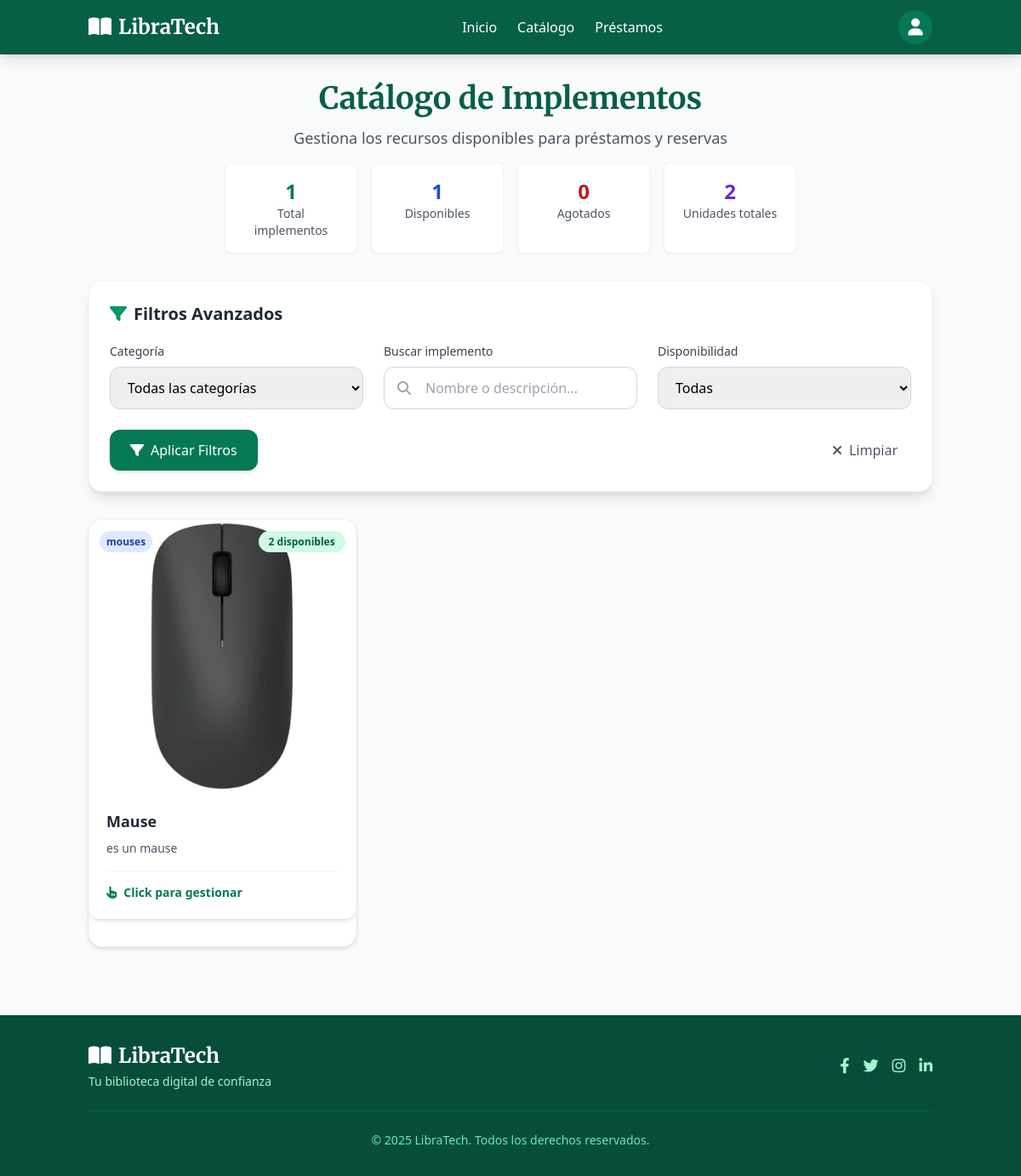
The page /catalogo/catalogo (signed in) on the database its author committed.
### tables this page shows
CREATE TABLE catalogo (
                id INTEGER PRIMARY KEY AUTOINCREMENT,
                implemento TEXT NOT NULL,
                descripcion TEXT NOT NULL,
                disponibilidad INTEGER NOT NULL,
                imagen_url TEXT,
                categoria TEXT,
                created_at TIMESTAMP DEFAULT CURRENT_TIMESTAMP
            );

### routes/catalogo.py (the view, shortened to what this page needs)
@catalogo_bp.route('/catalogo', methods=['GET', 'POST'])
@login_required
def catalogo():
    conn = get_db_connection()
    catalogo_items = conn.execute('SELECT * FROM catalogo ORDER BY implemento').fetchall()
    conn.close()
    return render_template('views/catalogo.html', catalogo=catalogo_items)

### app.py (called while the page is built)
@app.context_processor
def inject_user():
    return dict(
        current_user={
            'id': session.get('user_id'),
            'nombre': session.get('user_nombre'),
            'email': session.get('user_email'),
            'is_authenticated': 'user_id' in session
        }
    )

### routes/login.py (called while the page is built)
def login_required(view):
    from functools import wraps
    @wraps(view)
    def wrapped_view(*args, **kwargs):
        if 'user_id' not in session:
            flash('Por favor, inicie sesión para acceder a esta página', 'error')
            return redirect(url_for('login.login'))
        return view(*args, **kwargs)
    return wrapped_view

### utils/db.py (called while the page is built)
def get_db_connection():
    conn = sqlite3.connect('models/database.db')
    conn.row_factory = sqlite3.Row
    return conn

### templates/views/catalogo.html (shortened to what this page needs)
{% extends "base.html" %}
{% block content %}
<main class="container mx-auto px-4 py-8">
    <div class="text-center mb-8">
        <h1 class="text-4xl font-serif font-bold text-green-800 mb-3">Catálogo de Implementos</h1>
        <p class="text-gray-600 text-lg mb-4">Gestiona los recursos disponibles para préstamos y reservas</p>
        <div class="grid grid-cols-2 md:grid-cols-4 gap-4 max-w-2xl mx-auto">
            <div class="bg-white p-4 rounded-lg shadow-sm border border-gray-100">
                <div class="text-2xl font-bold text-green-700">{{ catalogo|length }}</div>
                <div class="text-sm text-gray-600">Total implementos</div>
            </div>
            <div class="bg-white p-4 rounded-lg shadow-sm border border-gray-100">
                <div class="text-2xl font-bold text-blue-700">
                    {{ catalogo|selectattr('disponibilidad', 'gt', 0)|list|length }}
                </div>
                <div class="text-sm text-gray-600">Disponibles</div>
            </div>
            <div class="bg-white p-4 rounded-lg shadow-sm border border-gray-100">
                <div class="text-2xl font-bold text-red-700">
                    {{ catalogo|selectattr('disponibilidad', 'eq', 0)|list|length }}
                </div>
                <div class="text-sm text-gray-600">Agotados</div>
            </div>
            <div class="bg-white p-4 rounded-lg shadow-sm border border-gray-100">
                <div class="text-2xl font-bold text-purple-700">
                    {{ catalogo|map(attribute='disponibilidad')|sum }}
                </div>
                <div class="text-sm text-gray-600">Unidades totales</div>
            </div>
        </div>
    </div>
    <form action="{{ url_for('catalogo.filtrar_catalogo') }}" method="get"
          class="bg-white p-6 rounded-2xl shadow-lg mb-8 border border-gray-100">
        <h2 class="text-xl font-bold text-gray-800 mb-5 flex items-center">
            <i class="fas fa-filter mr-2 text-green-600"></i> Filtros Avanzados
        </h2>
        <div class="grid grid-cols-1 md:grid-cols-3 gap-6">
            <div>
                <label class="block text-sm font-medium text-gray-700 mb-2">Categoría</label>
                <select name="categoria"
                        class="w-full px-4 py-3 border border-gray-300 rounded-xl focus:ring-2 focus:ring-green-600 focus:border-transparent transition">
                    <option value="">Todas las categorías</option>
                </select>
            </div>
            <div>
                <label class="block text-sm font-medium text-gray-700 mb-2">Buscar implemento</label>
                <div class="relative">
                    <i class="fas fa-search absolute left-4 top-1/2 transform -translate-y-1/2 text-gray-400"></i>
                    <input type="text" name="filtro" value="{{ request.args.get('filtro', '') }}"
                           placeholder="Nombre o descripción..."
                           class="w-full px-4 py-3 pl-12 border border-gray-300 rounded-xl focus:ring-2 focus:ring-green-600 focus:border-transparent transition">
                </div>
            </div>
            <div>
                <label class="block text-sm font-medium text-gray-700 mb-2">Disponibilidad</label>
                <select name="disponibilidad"
                        class="w-full px-4 py-3 border border-gray-300 rounded-xl focus:ring-2 focus:ring-green-600 focus:border-transparent transition">
                    <option value="">Todas</option>
                </select>
            </div>
        </div>
        <div class="flex justify-between items-center mt-6">
            <button type="submit"
                    class="px-6 py-3 bg-green-700 text-white rounded-xl hover:bg-green-600 transition flex items-center shadow-md hover:shadow-lg">
                <i class="fas fa-filter mr-2"></i> Aplicar Filtros
            </button>
            <a href="{{ url_for('catalogo.catalogo') }}"
               class="px-4 py-2 text-gray-600 hover:text-gray-800 transition flex items-center">
                <i class="fas fa-times mr-2"></i> Limpiar
            </a>
        </div>
    </form>
    <div class="grid grid-cols-1 md:grid-cols-2 lg:grid-cols-3 xl:grid-cols-4 gap-6">
        {% for item in catalogo %}
        <div x-data="{ open: false, action: '', loading: false }" class="group">
            <div class="bg-white rounded-2xl shadow-md hover:shadow-xl transition cursor-pointer overflow-hidden h-full flex flex-col border border-gray-100 group-hover:border-green-200"
                 @click="if(!loading) { open = true; action = '' }">
        <div class="bg-white rounded-xl shadow-md overflow-hidden image-container mb-8">
            <div class="h-64 md:h-80 relative flex items-center justify-center overflow-hidden">
                <img
                    src="{{ url_for('static', filename=(('uploads/' + item.imagen_url) if item.imagen_url else 'img/default.jpg')) }}"
                    alt="{{ item.implemento }}"
                    class="w-full h-full object-cover object-center"
                    onerror="this.src='https://via.placeholder.com/400x300/eff6ff/0ea5e9?text=Imagen+No+Disponible'"
                >
                    <div class="absolute top-3 right-3">
                        <span class="px-3 py-1 rounded-full text-xs font-semibold
                            {% if item['disponibilidad'] > 0 %}
                                bg-green-100 text-green-800
                            {% else %}
                                bg-red-100 text-red-800
                            {% endif %}">
                            {% if item['disponibilidad'] > 0 %}
                                {{ item['disponibilidad'] }} disponible{% if item['disponibilidad'] > 1 %}s{% endif %}
                            {% else %}
                                Agotado
                            {% endif %}
                        </span>
                    </div>
                    <div class="absolute top-3 left-3">
                        <span class="px-2 py-1 rounded-full text-xs font-semibold bg-blue-100 text-blue-800">
                            {{ item['categoria'] }}
                        </span>
                    </div>
                </div>
                <div class="p-5 flex-1 flex flex-col">
                    <h3 class="font-bold text-lg mb-2 text-gray-800 line-clamp-1">{{ item['implemento'] }}</h3>
                    <p class="text-gray-600 text-sm mb-4 flex-1 line-clamp-2">{{ item['descripcion'] }}</p>
                    <div class="mt-auto pt-3 border-t border-gray-100">
                        <span class="inline-flex items-center text-sm text-green-700 font-semibold">
                            <i class="fas fa-hand-pointer mr-2"></i>Click para gestionar
                        </span>
                    </div>
                </div>
            </div>
        </div>
        {% endfor %}
    </div>
</main>
{% endblock %}

### templates/base.html (shortened to what this page needs)
<!DOCTYPE html>
<html lang="es">
<head>
    <link href="https://cdn.jsdelivr.net/npm/tailwindcss@2.2.19/dist/tailwind.min.css" rel="stylesheet">
    <link rel="stylesheet" href="{{url_for('static', filename='styles.css')}}">
    <link rel="stylesheet" href="https://cdnjs.cloudflare.com/ajax/libs/font-awesome/6.4.0/css/all.min.css">
</head>
<body class="font-sans bg-gray-50" >
    <header class="bg-green-800 text-white shadow-lg">
        <nav class="container mx-auto px-4 py-3 flex justify-between items-center">
            <div class="flex items-center">
                <div class="text-2xl font-bold font-serif mr-2">
                    <i class="fas fa-book-open mr-2"></i><a href="/">LibraTech</a>
                </div>
            </div>
            <div class="hidden md:flex space-x-6">
                <a href="/" class="hover:text-green-200 transition duration-300">Inicio</a>
                <a href="{{url_for('catalogo.catalogo')}}" class="hover:text-green-200 transition duration-300">Catálogo</a>
                <a href="{{url_for('prestamos.prestamos')}}" class="hover:text-green-200 transition duration-300">Préstamos</a>
            </div>
            <div class="relative" x-data="{ open: false }">
                <button @click="open = true" class="flex items-center focus:outline-none">
                    <div class="w-10 h-10 rounded-full bg-green-700 flex items-center justify-center">
                        <i class="fas fa-user text-xl"></i>
                    </div>
                </button>
            </div>
        </nav>
    </header>
    {% block content %}
    {% endblock %}
    <footer class="bg-green-900 text-white py-8 mt-12">
        <div class="container mx-auto px-4">
            <div class="flex flex-col md:flex-row justify-between items-center">
                <div class="mb-4 md:mb-0">
                    <div class="text-2xl font-bold font-serif">
                        <i class="fas fa-book-open mr-2"></i>LibraTech
                    </div>
                    <p class="text-green-200 text-sm mt-1">Tu biblioteca digital de confianza</p>
                </div>
                <div class="flex space-x-4">
                    <a href="#" class="text-green-200 hover:text-white transition duration-300">
                        <i class="fab fa-facebook-f text-lg"></i>
                    </a>
                    <a href="#" class="text-green-200 hover:text-white transition duration-300">
                        <i class="fab fa-twitter text-lg"></i>
                    </a>
                    <a href="#" class="text-green-200 hover:text-white transition duration-300">
                        <i class="fab fa-instagram text-lg"></i>
                    </a>
                    <a href="#" class="text-green-200 hover:text-white transition duration-300">
                        <i class="fab fa-linkedin-in text-lg"></i>
                    </a>
                </div>
            </div>
            <div class="border-t border-green-800 mt-6 pt-6 text-sm text-center text-green-300">
                <p>© 2025 LibraTech. Todos los derechos reservados.</p>
            </div>
        </div>
    </footer>
</body>
</html>

### static/styles.css (style rules this page uses)
body { font-family: 'Open Sans', sans-serif; }
.font-serif { font-family: 'Merriweather', serif; }
a, button { transition: all 0.3s ease; }
.shadow-md { box-shadow: 0 4px 6px rgba(0, 0, 0, 0.05), 0 1px 3px rgba(0, 0, 0, 0.1); }
.shadow-lg { box-shadow: 0 10px 15px -3px rgba(0, 0, 0, 0.1), 0 4px 6px -2px rgba(0, 0, 0, 0.05); }
.bg-white { animation: fadeIn 0.5s ease-out; }
.image-container { transition: transform 0.3s ease, box-shadow 0.3s ease; }

### rows shown on the page
catalogo: imagen_url (picture), disponibilidad "2", categoria "mouses", implemento "Mause", descripcion "es un mause"

### other values the page prints
{{ catalogo|length }} "1"
{{ catalogo|selectattr('disponibilidad', 'gt', 0)|list|length }} "1"
{{ catalogo|selectattr('disponibilidad', 'eq', 0)|list|length }} "0"
{{ catalogo|map(attribute='disponibilidad')|sum }} "2"
